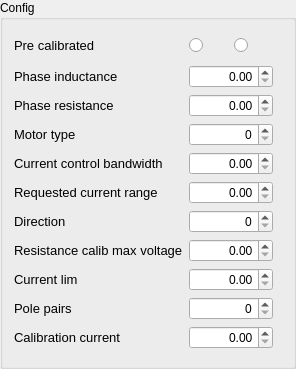
               <widget class="QGroupBox" name="groupBox_axis_config_2">
                <property name="title">
                 <string>Config</string>
                </property>
                <layout class="QGridLayout" name="gridLayout_31">
                 <item row="0" column="0">
                  <layout class="QGridLayout" name="gridLayout_33">
                   <item row="7" column="0">
                    <widget class="QLabel" name="label_direction">
                     <property name="font">
                      <font>
                       <pointsize>10</pointsize>
                      </font>
                     </property>
                     <property name="text">
                      <string>Direction</string>
                     </property>
                    </widget>
                   </item>
                   <item row="9" column="0">
                    <widget class="QLabel" name="label_currentLim">
                     <property name="font">
                      <font>
                       <pointsize>10</pointsize>
                      </font>
                     </property>
                     <property name="text">
                      <string>Current lim</string>
                     </property>
                    </widget>
                   </item>
                   <item row="8" column="0">
                    <widget class="QLabel" name="label_resistanceCalibMaxVoltage">
                     <property name="font">
                      <font>
                       <pointsize>10</pointsize>
                      </font>
                     </property>
                     <property name="text">
                      <string>Resistance calib max voltage</string>
                     </property>
                    </widget>
                   </item>
                   <item row="2" column="0">
                    <widget class="QLabel" name="label_phaseResistance">
                     <property name="font">
                      <font>
                       <pointsize>10</pointsize>
                      </font>
                     </property>
                     <property name="text">
                      <string>Phase resistance</string>
                     </property>
                    </widget>
                   </item>
                   <item row="1" column="0">
                    <widget class="QLabel" name="label_phaseInductance">
                     <property name="font">
                      <font>
                       <pointsize>10</pointsize>
                      </font>
                     </property>
                     <property name="text">
                      <string>Phase inductance</string>
                     </property>
                    </widget>
                   </item>
                   <item row="4" column="0">
                    <widget class="QLabel" name="label_motorType">
                     <property name="font">
                      <font>
                       <pointsize>10</pointsize>
                      </font>
                     </property>
                     <property name="text">
                      <string>Motor type</string>
                     </property>
                    </widget>
                   </item>
                   <item row="5" column="0">
                    <widget class="QLabel" name="label_currentControlBandwidth">
                     <property name="font">
                      <font>
                       <pointsize>10</pointsize>
                      </font>
                     </property>
                     <property name="text">
                      <string>Current control bandwidth</string>
                     </property>
                    </widget>
                   </item>
                   <item row="6" column="0">
                    <widget class="QLabel" name="label_requestedCurrentRange">
                     <property name="font">
                      <font>
                       <pointsize>10</pointsize>
                      </font>
                     </property>
                     <property name="text">
                      <string>Requested current range</string>
                     </property>
                    </widget>
                   </item>
                   <item row="10" column="0">
                    <widget class="QLabel" name="label_polePairs">
                     <property name="font">
                      <font>
                       <pointsize>10</pointsize>
                      </font>
                     </property>
                     <property name="text">
                      <string>Pole pairs</string>
                     </property>
                    </widget>
                   </item>
                   <item row="11" column="0">
                    <widget class="QLabel" name="label_calibrationCurrent">
                     <property name="font">
                      <font>
                       <pointsize>10</pointsize>
                      </font>
                     </property>
                     <property name="text">
                      <string>Calibration current</string>
                     </property>
                    </widget>
                   </item>
                   <item row="1" column="1">
                    <widget class="QDoubleSpinBox" name="doubleSpinBox_phaseInductanceValue">
                     <property name="alignment">
                      <set>Qt::AlignRight|Qt::AlignTrailing|Qt::AlignVCenter</set>
                     </property>
                     <property name="maximum">
                      <double>1000000.000000000000000</double>
                     </property>
                    </widget>
                   </item>
                   <item row="2" column="1">
                    <widget class="QDoubleSpinBox" name="doubleSpinBox_phaseResistanceValue">
                     <property name="alignment">
                      <set>Qt::AlignRight|Qt::AlignTrailing|Qt::AlignVCenter</set>
                     </property>
                     <property name="maximum">
                      <double>1000000.000000000000000</double>
                     </property>
                    </widget>
                   </item>
                   <item row="5" column="1">
                    <widget class="QDoubleSpinBox" name="doubleSpinBox_currentControlBandwidthValue">
                     <property name="alignment">
                      <set>Qt::AlignRight|Qt::AlignTrailing|Qt::AlignVCenter</set>
                     </property>
                     <property name="maximum">
                      <double>1000000.000000000000000</double>
                     </property>
                    </widget>
                   </item>
                   <item row="6" column="1">
                    <widget class="QDoubleSpinBox" name="doubleSpinBox_requestedCurrentRangeValue">
                     <property name="alignment">
                      <set>Qt::AlignRight|Qt::AlignTrailing|Qt::AlignVCenter</set>
                     </property>
                     <property name="maximum">
                      <double>1000000.000000000000000</double>
                     </property>
                    </widget>
                   </item>
                   <item row="4" column="1">
                    <widget class="QSpinBox" name="spinBox_motorTypeValue">
                     <property name="alignment">
                      <set>Qt::AlignRight|Qt::AlignTrailing|Qt::AlignVCenter</set>
                     </property>
                     <property name="maximum">
                      <number>1000000</number>
                     </property>
                    </widget>
                   </item>
                   <item row="8" column="1">
                    <widget class="QDoubleSpinBox" name="doubleSpinBox_resistanceCalibMaxVoltageValue">
                     <property name="alignment">
                      <set>Qt::AlignRight|Qt::AlignTrailing|Qt::AlignVCenter</set>
                     </property>
                     <property name="maximum">
                      <double>1000000.000000000000000</double>
                     </property>
                    </widget>
                   </item>
                   <item row="9" column="1">
                    <widget class="QDoubleSpinBox" name="doubleSpinBox_currentLimValue">
                     <property name="alignment">
                      <set>Qt::AlignRight|Qt::AlignTrailing|Qt::AlignVCenter</set>
                     </property>
                     <property name="maximum">
                      <double>1000000.000000000000000</double>
                     </property>
                    </widget>
                   </item>
                   <item row="7" column="1">
                    <widget class="QSpinBox" name="spinBox_directionValue">
                     <property name="alignment">
                      <set>Qt::AlignRight|Qt::AlignTrailing|Qt::AlignVCenter</set>
                     </property>
                     <property name="maximum">
                      <number>1000000</number>
                     </property>
                    </widget>
                   </item>
                   <item row="10" column="1">
                    <widget class="QSpinBox" name="spinBox_poleParisValue">
                     <property name="alignment">
                      <set>Qt::AlignRight|Qt::AlignTrailing|Qt::AlignVCenter</set>
                     </property>
                     <property name="maximum">
                      <number>1000000</number>
                     </property>
                    </widget>
                   </item>
                   <item row="11" column="1">
                    <widget class="QDoubleSpinBox" name="doubleSpinBox_calibrationCurrentValue">
                     <property name="alignment">
                      <set>Qt::AlignRight|Qt::AlignTrailing|Qt::AlignVCenter</set>
                     </property>
                     <property name="maximum">
                      <double>1000000.000000000000000</double>
                     </property>
                    </widget>
                   </item>
                   <item row="0" column="0">
                    <widget class="QLabel" name="label_preCalibratedMotor">
                     <property name="font">
                      <font>
                       <pointsize>10</pointsize>
                      </font>
                     </property>
                     <property name="text">
                      <string>Pre calibrated</string>
                     </property>
                    </widget>
                   </item>
                   <item row="0" column="1">
                    <layout class="QGridLayout" name="gridLayout_72">
                     <item row="0" column="0">
                      <widget class="QRadioButton" name="radioButton_preCalibratedTrue">
                       <property name="minimumSize">
                        <size>
                         <width>0</width>
                         <height>28</height>
                        </size>
                       </property>
                       <property name="text">
                        <string/>
                       </property>
                       <property name="icon">
                        <iconset>
                         <normaloff>Icons/True.jpg</normaloff>Icons/True.jpg</iconset>
                       </property>
                       <property name="iconSize">
                        <size>
                         <width>26</width>
                         <height>26</height>
                        </size>
                       </property>
                       <attribute name="buttonGroup">
                        <string notr="true">buttonGroup_12</string>
                       </attribute>
                      </widget>
                     </item>
                     <item row="0" column="1">
                      <widget class="QRadioButton" name="radioButton_preCalibratedFalse">
                       <property name="minimumSize">
                        <size>
                         <width>0</width>
                         <height>28</height>
                        </size>
                       </property>
                       <property name="text">
                        <string/>
                       </property>
                       <property name="icon">
                        <iconset>
                         <normaloff>Icons/False.jpg</normaloff>Icons/False.jpg</iconset>
                       </property>
                       <property name="iconSize">
                        <size>
                         <width>26</width>
                         <height>26</height>
                        </size>
                       </property>
                       <attribute name="buttonGroup">
                        <string notr="true">buttonGroup_12</string>
                       </attribute>
                      </widget>
                     </item>
                    </layout>
                   </item>
                  </layout>
                 </item>
                 <item row="1" column="1">
                  <widget class="Line" name="line_5">
                   <property name="orientation">
                    <enum>Qt::Vertical</enum>
                   </property>
                  </widget>
                 </item>
                </layout>
               </widget>
